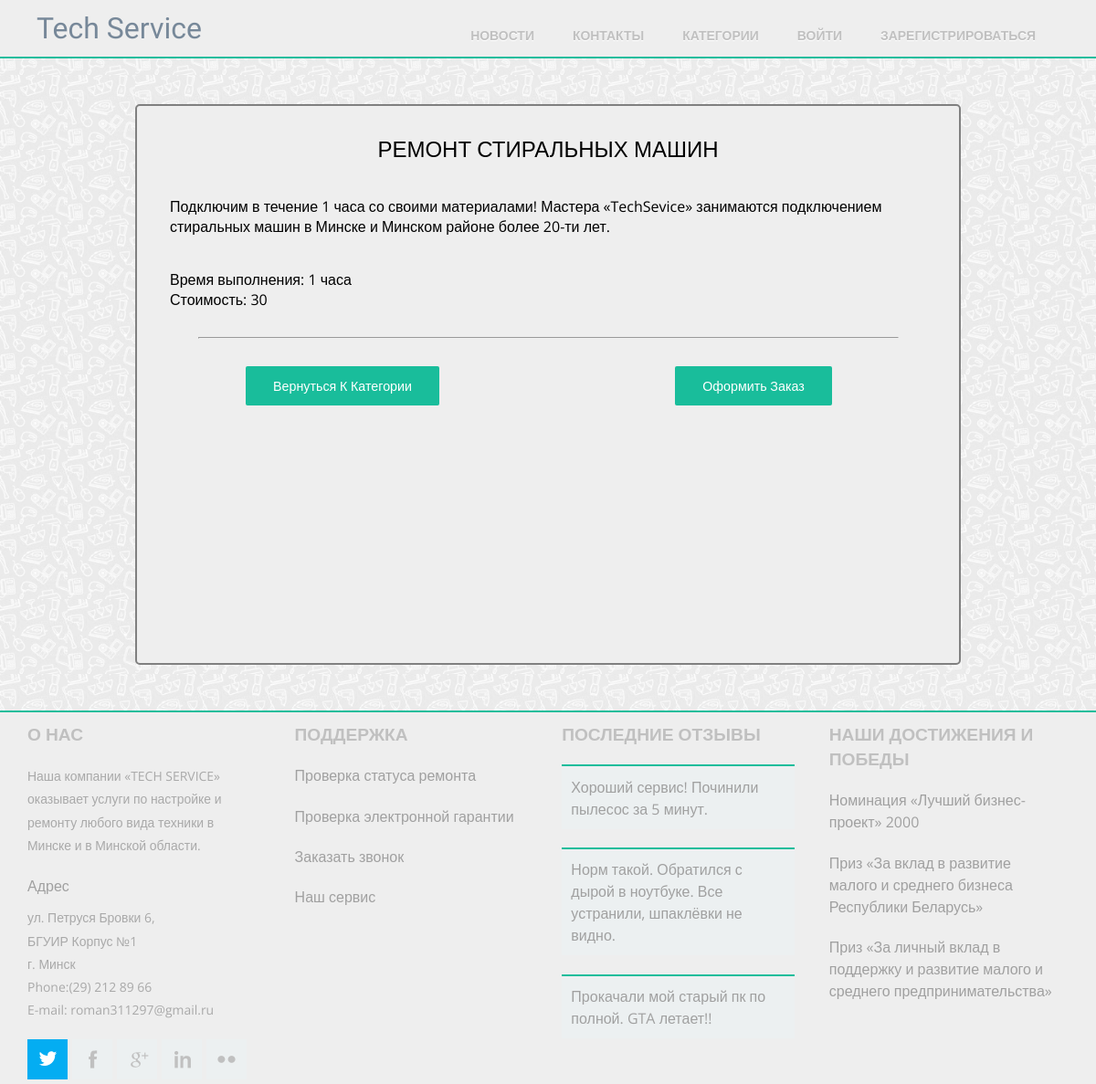
Page /areas/service/14/ on the committed database.
### mainApp/models.py (models this page shows, shortened)
class Service(models.Model):
    name = models.CharField(max_length = 120)
    description = models.TextField()
    time = models.CharField(max_length = 20, help_text="How much time service will take")
    price = models.IntegerField()
    area = models.ForeignKey('Area', on_delete=models.SET_NULL, null=True)

### mainApp/views.py (the view)
# urls.py: url(r'^areas/service/(?P<pk>\d+)/$', ServiceDetailView.as_view(), name="service-detail"),
class ServiceDetailView(DetailView):
    model = Service

### mainApp/templates/mainApp/service_detail.html
{% extends "mainApp/wrapper.html" %} {% block content %}
<div class="text-container-center">
    <h1 class="area-text-primary">РЕМОНТ {{service.name}}</h1>
    <h5 class="area-text-description">{{service.description}}</h5>
    <div class="time-price">
        <h5>Время выполнения: {{service.time}}</h5>
        <h5>Стоимость: {{service.price}}</h5>
    </div>
    <hr>
    <div class="area-button">
        <a href="{% url 'areas-detail' service.area.id %}" class="btn btn-primary">Вернуться к категории</a>
    </div>
    <div class="area-button">
        <a href="{% url 'make_order' %}" class="btn btn-primary">Оформить заказ</a>
    </div>
</div>
{% endblock %}

### mainApp/static/css/style.css (style rules this page uses)
html, body, div, span, applet, object, iframe, h1, h2, h3, h4, h5, h6, p, blockquote, pre, a, abbr, acronym, address, big, cite, code, del, dfn, em, img, ins, kbd, q, s, samp, small, strike, strong, sub, sup, tt, var, b, u, i, dl, dt, dd, ol, nav ul, nav li, fieldset, form, label, legend, table, caption, tbody, tfoot, thead, tr, th, td, article, aside, canvas, details, embed, figure, figcaption, footer, header, hgroup, menu, nav, output, ruby, section, summary, time, mark, audio, video { margin: 0; padding: 0; border: 0; font-size: 100%; font: inherit; vertical-align: baseline; }
a { text-decoration: none; }
body { font-family: 'Open Sans', sans-serif; background: url(/static/images/tile-main.png); background-repeat: repeat; font-size: 100%; }
.btn { display: inline-block; padding: 12px 30px; font-size: 0.8925em; color: #ffffff; background: #19BD9B; text-transform: capitalize; border-radius: 2px; -webkit-border-radius: 2px; -moz-border-radius: 2px; -o-border-radius: 2px; -webkit-transition: all 0.3s ease-in-out; -moz-transition: all 0.3s ease-in-out; -o-transition: all 0.3s ease-in-out; transition: all 0.3s ease-in-out; }
.text-container-center { background-color: #eee; width: 75%; height: 550px; margin: auto; margin-bottom: 50px; margin-top: 50px; padding-top: 30px; padding-bottom: 30px; border: 2px solid #808080; border-radius: 5px; overflow: hidden; }
.text-container-center hr { width: 85%; margin: auto; margin-top: 30px; margin-bottom: 30px; }
.area-button { float: left; width: 50%; margin: auto; text-align: center; }
.area-text-primary { font-size: 1.5em; font-family: 'Open Sans', sans-serif; width: 50%; margin: auto; text-align: center; }
.area-text-description { margin: 4%; }
.time-price { padding: 0% 4%; }

### rows in the picture
Service: name "СТИРАЛЬНЫХ МАШИН", description "Подключим в течение 1 часа со своими материалами! Мастера «TechSevice» занимаются подключением стиральных машин в Минске и Минском районе более 20-ти лет.", time "1 часа", price "30"
